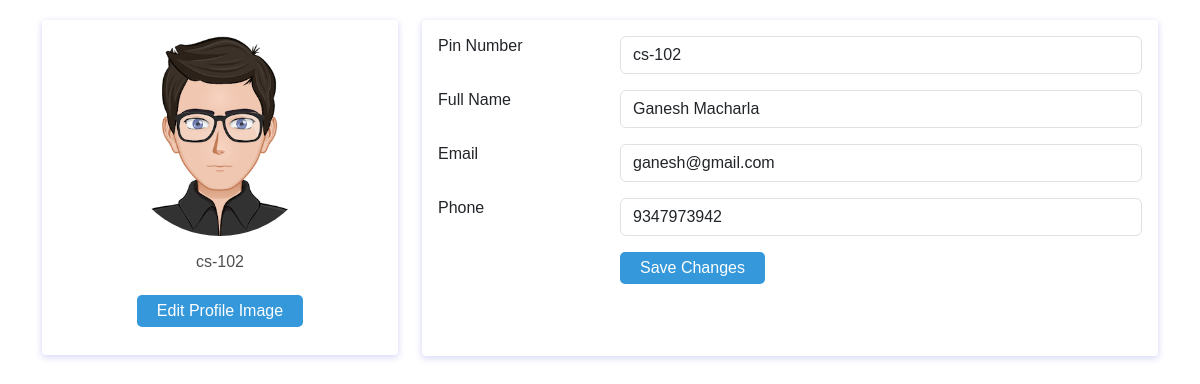
The page /Accounts/profile-update/ (signed in) on the database as committed earlier.
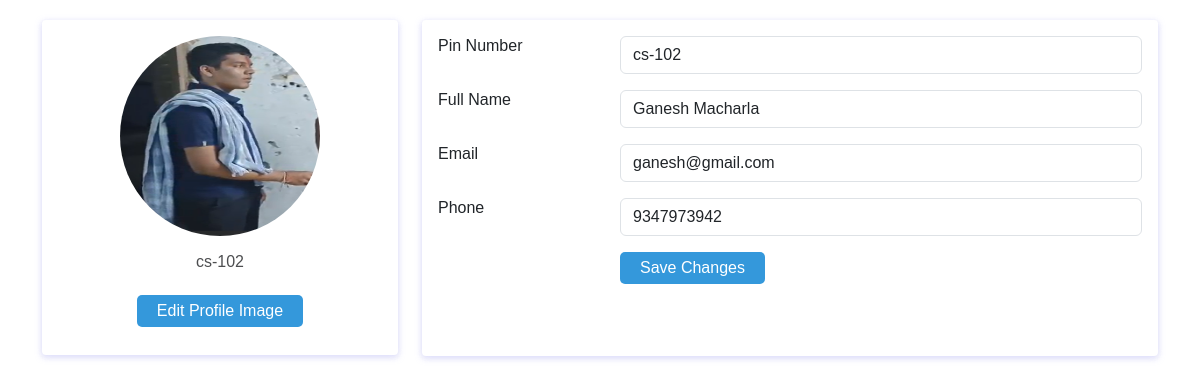
The same page on the database as committed later.
### Accounts/models.py (models this page shows, shortened)
class Profile(models.Model):
    pin=models.OneToOneField(User,on_delete=models.CASCADE)
    phone=models.CharField(max_length=100)
    fullname=models.CharField(max_length=100)
    image=models.ImageField(upload_to='images/',default='images/avatar7.png')
    isLecturer=models.BooleanField(default=False)

### Accounts/views.py (the view)
# urls.py: path('profile-update/',views.profile_update,name='profile-update'),
@login_required(login_url='/Accounts/login/')
def profile_update(request):
    user=get_object_or_404(Profile,pin=request.user)
    if not user.image:
        user.image="images/avatar7.png"
    details={'fullname':user.fullname,'image':user.image,'phone':user.phone}
    return render(request,'Accounts/profileupdate.html',details)

### templates/Accounts/profileupdate.html (shortened to what this page needs)
<!DOCTYPE html>
<html lang="en">
<head>
    <link href="https://cdn.jsdelivr.net/npm/bootstrap@5.3.3/dist/css/bootstrap.min.css" rel="stylesheet">
</head>
<body>
    <div class="container">
        <div class="main-body">
            <div class="row">
                <div class="col-lg-4">
                    <div class="card">
                        <div class="card-body" style="height: 335px;">
                            <div class="d-flex flex-column align-items-center text-center">
                                <img src="/media/{{image}}" alt="Admin" class="rounded-circle" width="200" height="200">
                                <div class="mt-3">
                                    <h4 class="username">{{user.username}}</h4>
                                </div>
                                <div class="mt-3">
                                    <form action="../profile-picture-update/" method="post"
                                        enctype="multipart/form-data">
                                        <button type="button" id="editButton" onclick="openFiles()">Edit Profile Image</button>
                                    </form>
                                </div>
                            </div>
                        </div>
                    </div>
                </div>
                <div class="col-lg-8">
                    <div class="card">
                        <div class="card-body" style="height:336px">
                            <form action="../profile-update-save/" method="POST">
                                <div class="row mb-3">
                                    <div class="col-sm-3">
                                        <h6 class="mb-0">Pin Number</h6>
                                    </div>
                                    <div class="col-sm-9 text-secondary">
                                        <input type="text" class="form-control" value="{{user}}" name="pin"
                                            readonly>
                                    </div>
                                </div>
                                <div class="row mb-3">
                                    <div class="col-sm-3">
                                        <h6 class="mb-0">Full Name</h6>
                                    </div>
                                    <div class="col-sm-9 text-secondary">
                                        <input type="text" class="form-control" value="{{fullname}}" name="fullname">
                                    </div>
                                </div>
                                <div class="row mb-3">
                                    <div class="col-sm-3">
                                        <h6 class="mb-0">Email</h6>
                                    </div>
                                    <div class="col-sm-9 text-secondary">
                                        <input type="text" class="form-control" value="{{user.email}}" name="email"
                                            readonly>
                                    </div>
                                </div>
                                <div class="row mb-3">
                                    <div class="col-sm-3">
                                        <h6 class="mb-0">Phone</h6>
                                    </div>
                                    <div class="col-sm-9 text-secondary">
                                        <input type="text" class="form-control" value="{{phone}}" name="phone">
                                    </div>
                                </div>
                                <div class="row">
                                    <div class="col-sm-3"></div>
                                    <div class="col-sm-9 text-secondary">
                                        <button type="Submit">Save Changes</button>
                                    </div>
                                </div>
                            </form>
                        </div>
                    </div>
                </div>
            </div>
        </div>
    </div>
</body>
</html>

Rows that differ between the two databases and show on the page:
changed Profile "Ganesh Macharla": image: a different picture
